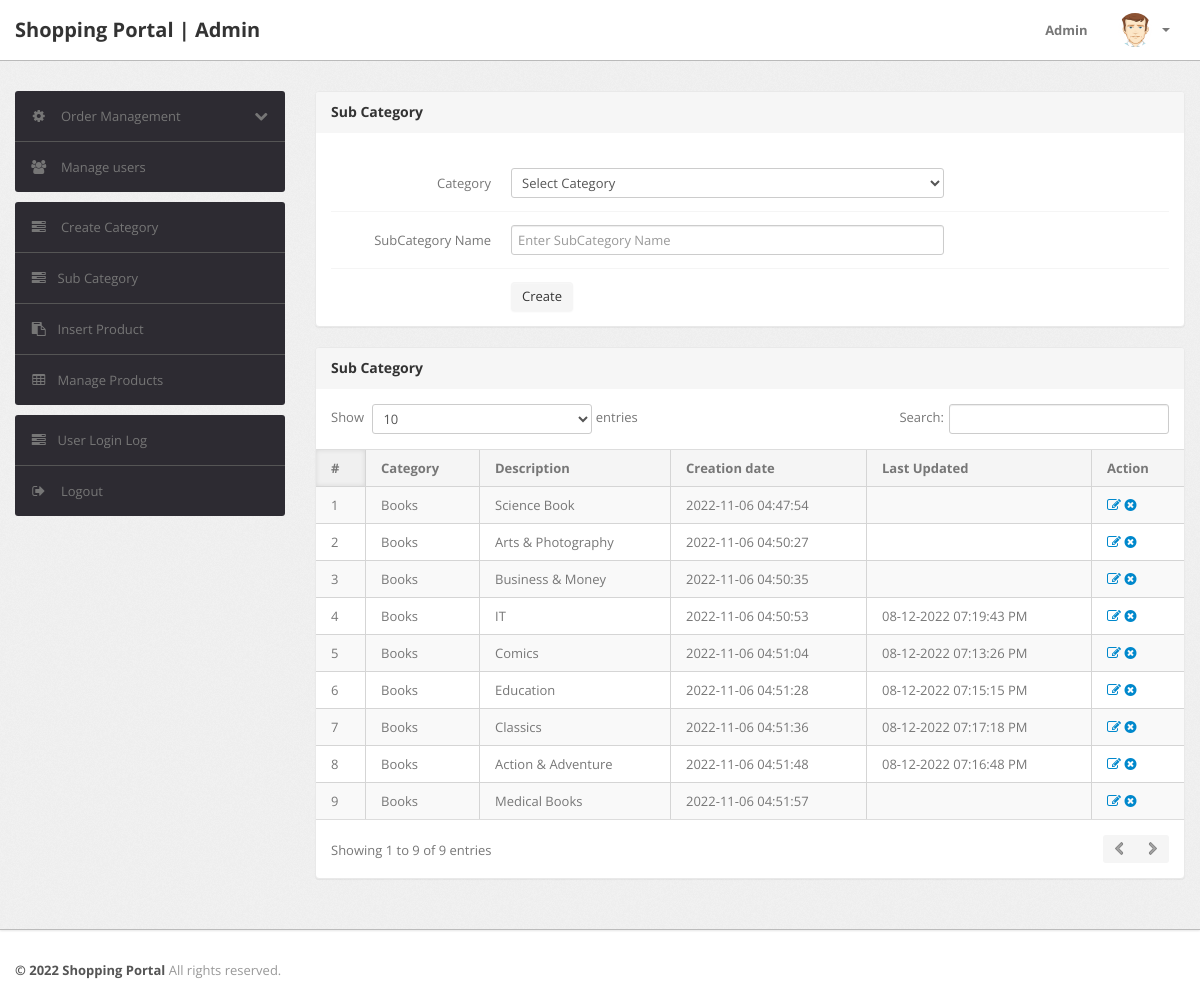
Page /admin/subcategory.php (signed in) on the committed database.
### tables this page shows
CREATE TABLE `subcategory` (
  `id` int(11) NOT NULL,
  `categoryid` int(11) DEFAULT NULL,
  `subcategory` varchar(255) DEFAULT NULL,
  `creationDate` timestamp NULL DEFAULT current_timestamp(),
  `updationDate` varchar(255) DEFAULT NULL
);

CREATE TABLE `category` (
  `id` int(11) NOT NULL,
  `categoryName` varchar(255) DEFAULT NULL,
  `categoryDescription` longtext DEFAULT NULL,
  `creationDate` timestamp NOT NULL DEFAULT current_timestamp(),
  `updationDate` varchar(255) DEFAULT NULL
);

### admin/subcategory.php (the view, shortened to what this page needs)
<?php
include('include/config.php');
if(strlen($_SESSION['alogin'])==0)
	{
header('location:index.php');
}
else{
?>
<!DOCTYPE html>
<html lang="en">
<head>
	<link type="text/css" href="bootstrap/css/bootstrap.min.css" rel="stylesheet">
	<link type="text/css" href="bootstrap/css/bootstrap-responsive.min.css" rel="stylesheet">
	<link type="text/css" href="css/theme.css" rel="stylesheet">
	<link type="text/css" href="images/icons/css/font-awesome.css" rel="stylesheet">
</head>
<body>
<?php include('include/header.php');?>
	<div class="wrapper">
		<div class="container">
			<div class="row">
<?php include('include/sidebar.php');?>
			<div class="span9">
					<div class="content">
						<div class="module">
							<div class="module-head">
								<h3>Sub Category</h3>
							</div>
							<div class="module-body">
									<br />
			<form class="form-horizontal row-fluid" name="subcategory" method="post" >
<div class="control-group">
<label class="control-label" for="basicinput">Category</label>
<div class="controls">
<select name="category" class="span8 tip" required>
<option value="">Select Category</option>
</select>
</div>
</div>
<div class="control-group">
<label class="control-label" for="basicinput">SubCategory Name</label>
<div class="controls">
<input type="text" placeholder="Enter SubCategory Name"  name="subcategory" class="span8 tip" required>
</div>
</div>
	<div class="control-group">
											<div class="controls">
												<button type="submit" name="submit" class="btn">Create</button>
											</div>
										</div>
									</form>
							</div>
						</div>
	<div class="module">
							<div class="module-head">
								<h3>Sub Category</h3>
							</div>
							<div class="module-body table">
								<table cellpadding="0" cellspacing="0" border="0" class="datatable-1 table table-bordered table-striped	 display" width="100%">
									<thead>
										<tr>
											<th>#</th>
											<th>Category</th>
											<th>Description</th>
											<th>Creation date</th>
											<th>Last Updated</th>
											<th>Action</th>
										</tr>
									</thead>
									<tbody>
<?php $query=mysqli_query($con,"select subcategory.id,category.categoryName,subcategory.subcategory,subcategory.creationDate,subcategory.updationDate from subcategory join category on category.id=subcategory.categoryid");
$cnt=1;
while($row=mysqli_fetch_array($query))
{
?>
										<tr>
											<td><?php echo htmlentities($cnt);?></td>
											<td><?php echo htmlentities($row['categoryName']);?></td>
											<td><?php echo htmlentities($row['subcategory']);?></td>
											<td> <?php echo htmlentities($row['creationDate']);?></td>
											<td><?php echo htmlentities($row['updationDate']);?></td>
											<td>
											<a href="edit-subcategory.php?id=<?php echo $row['id']?>" ><i class="icon-edit"></i></a>
											<a href="subcategory.php?id=<?php echo $row['id']?>&del=delete" onClick="return confirm('Are you sure you want to delete?')"><i class="icon-remove-sign"></i></a></td>
										</tr>
										<?php $cnt=$cnt+1; } ?>
								</table>
							</div>
						</div>
					</div>
				</div>
			</div>
		</div>
	</div>
<?php include('include/footer.php');?>
</body>
<?php } ?>

### rows in the picture
subcategory: categoryid.categoryName "Books", subcategory "Science Book", creationDate "2022-11-06 04:47:54"
subcategory: categoryid.categoryName "Books", subcategory "Arts & Photography", creationDate "2022-11-06 04:50:27"
subcategory: categoryid.categoryName "Books", subcategory "Business & Money", creationDate "2022-11-06 04:50:35"
subcategory: categoryid.categoryName "Books", subcategory "IT", creationDate "2022-11-06 04:50:53", updationDate "08-12-2022 07:19:43 PM"
subcategory: categoryid.categoryName "Books", subcategory "Comics", creationDate "2022-11-06 04:51:04", updationDate "08-12-2022 07:13:26 PM"
subcategory: categoryid.categoryName "Books", subcategory "Education", creationDate "2022-11-06 04:51:28", updationDate "08-12-2022 07:15:15 PM"
subcategory: categoryid.categoryName "Books", subcategory "Classics", creationDate "2022-11-06 04:51:36", updationDate "08-12-2022 07:17:18 PM"
subcategory: categoryid.categoryName "Books", subcategory "Action & Adventure", creationDate "2022-11-06 04:51:48", updationDate "08-12-2022 07:16:48 PM"
subcategory: categoryid.categoryName "Books", subcategory "Medical Books", creationDate "2022-11-06 04:51:57"
